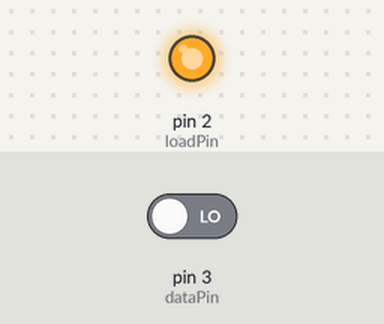
The sketch below on a simulated Arduino Uno, built with avr-gcc and run on an emulated ATmega328P. Parts: output pins drawn as LEDs (lit = HIGH). The test bench sets the inputs (shaded band); at power-on: pin 3 (dataPin) LOW. Pins used as bus, display or sensor lines are not drawn; what the sketch prints to the serial monitor is not drawn.

Above: at 0.1 s.
Timing chart, 0 to 1.6 s (numbered marks = the images above):
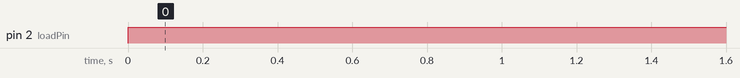

Measured:
- by itself, pin 2 (loadPin): LOW → HIGH at 0.00 s

The sketch:

shift_register_base_code.ino
```cpp
// Pin definitions
const int loadPin = 2;   // PL (parallel load)
const int clockPin = 1; // CP (clock)
const int dataPin = 3;  // Q7 (data output)

byte incoming;

void setup() {
  Serial.begin(9600);

  pinMode(loadPin, OUTPUT);
  pinMode(clockPin, OUTPUT);
  pinMode(dataPin, INPUT);
}

void loop() {

  // Load parallel inputs into register
  digitalWrite(loadPin, LOW);
  delayMicroseconds(5);
  digitalWrite(loadPin, HIGH);

 byte incoming = shiftIn(dataPin, clockPin, MSBFIRST);

  for (int i = 7; i >= 0; i--) {
    Serial.print(bitRead(incoming, i));
  }

Serial.println();

  delay(500);
}
```
